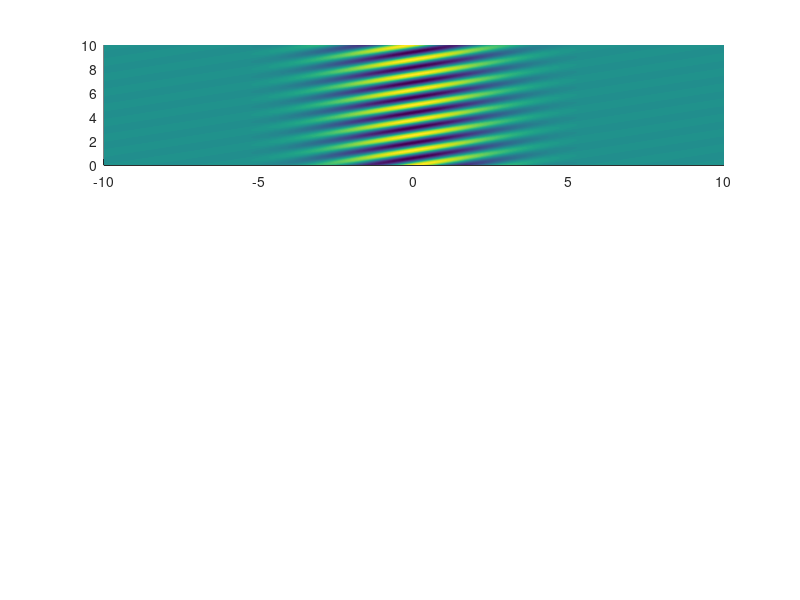

This chart was generated by the following MATLAB code: (Note: this script raises an error after producing the figure.)
% UST v5: Deterministic Resolution of Schrodinger's Cat Paradox
% Macroscopic Superposition and Hardware Alignment

clear; clc; close all;

% 1. UST Fundamental Constants
N_sq = 0.63354460; % Channel Q: Active observable space weight
C_cb = 1 - N_sq;   % Channel C: Frozen gravitational background weight
kappa_dt = pi * N_sq; % Universal resonance rate for Hardware Alignment

% 2. State Space and Time Grid
x = linspace(-10, 10, 500); % State space vector (system configurations)
t = linspace(0, 10, 500);   % Time vector
[X, T] = meshgrid(x, t);

% 3. Channel Q (0+ Sector): Active Macroscopic Superposition
% Oscillating probability amplitude representing the undecayed/decayed uncertainty
Psi_Q = N_sq .* exp(-(X.^2)/8) .* cos(2.*X - 5.*T);

% 4. Channel C (-0 Sector): Frozen Gravitational Background
% Zero-entropy (S=0) deterministic static information imprint
Psi_C = C_cb .* exp(-(X.^2)/8);

% 5. Deterministic Hardware Alignment
% Unitary phase leakage governed by the Lindblad resonance rate (kappa_dt)
alignment_filter = exp(-kappa_dt .* T);
Psi_Total = alignment_filter .* Psi_Q + (1 - alignment_filter) .* Psi_C;

% 6. Graphical Visualization
% Removed problematic Position parameter to use system default window sizing
figure('Color', 'w');

% Subplot 1: Channel Q
subplot(3, 1, 1);
surf(X, T, Psi_Q, 'EdgeColor', 'none');
view(2); shading interp; colormap(parula); colorbar;
title(sprintf('Channel Q: Active Macroscopic Superposition (Weight: N_{s,q} = %.8f)', N_sq), 'FontWeight', 'bold');
xlabel('State Space (x)'); ylabel('Time (t)'); zlabel('\Psi_Q');
axis tight;

% Subplot 2: Channel C
subplot(3, 1, 2);
surf(X, T, Psi_C, 'EdgeColor', 'none');
view(2); shading interp; colorbar;
title(sprintf('Channel C: Zero-Entropy Static Imprint (Weight: C_{c,b} = %.8f)', C_cb), 'FontWeight', 'bold');
xlabel('State Space (x)'); ylabel('Time (t)'); zlabel('\Psi_C');
axis tight;

% Subplot 3: Hardware Alignment
subplot(3, 1, 3);
surf(X, T, Psi_Total, 'EdgeColor', 'none');
view(2); shading interp; colorbar;
title(sprintf('UST v5: Deterministic Hardware Alignment (\\kappa \\cdot dt = \\pi \\cdot N_{s,q} \\approx %.6f)', kappa_dt), 'Interpreter', 'tex', 'FontWeight', 'bold');
xlabel('State Space (x)'); ylabel('Time (t)'); zlabel('\Psi_{Total}');
axis tight;

sgtitle('UST v5 Architecture: Analytical Resolution of Macroscopic Superposition', 'FontSize', 14, 'FontWeight', 'bold');
